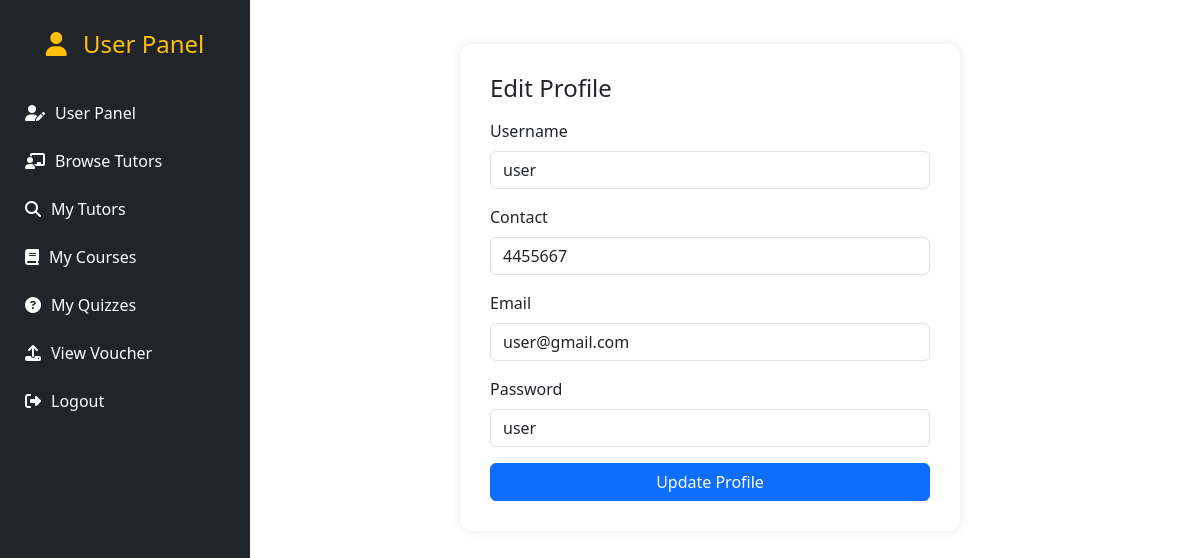
The page /User/edit_profile.php (signed in) on the database its author committed.
### tables this page shows
CREATE TABLE `users` (
  `id` int(11) NOT NULL,
  `username` varchar(50) NOT NULL,
  `email` varchar(100) NOT NULL,
  `password` varchar(255) NOT NULL,
  `contact` varchar(20) NOT NULL
);

### User/edit_profile.php (the view, shortened to what this page needs)
<?php
include '../db_connection.php';
$oldEmail = $_SESSION['email'];
$stmt = $conn->prepare("SELECT * FROM users WHERE email = ?");
$stmt->bind_param("s", $oldEmail);
$stmt->execute();
$result = $stmt->get_result();
$user = $result->fetch_assoc();
?>
<!DOCTYPE html>
<html lang="en">
<head>
    <link href="https://cdn.jsdelivr.net/npm/bootstrap@5.3.0/dist/css/bootstrap.min.css" rel="stylesheet">
</head>
<body>
    <?php include 'sidebar_user.php'; ?>
    <div class="main-content">
        <div class="container mt-4">
            <div class="form-box">
                <h4 class="mb-3">Edit Profile</h4>
                <form method="POST">
                    <div class="mb-3">
                        <label class="form-label">Username</label>
                        <input type="text" class="form-control" name="username" value="<?php echo $user['username']; ?>" required>
                    </div>
                    <div class="mb-3">
                        <label class="form-label">Contact</label>
                        <input type="text" class="form-control" name="contact" value="<?php echo $user['contact']; ?>" required>
                    </div>
                    <div class="mb-3">
                        <label class="form-label">Email</label>
                        <input type="email" class="form-control" name="email" value="<?php echo $user['email']; ?>" required>
                    </div>
                    <div class="mb-3">
                        <label class="form-label">Password</label>
                        <input type="text" class="form-control" name="password" value="<?php echo $user['password']; ?>" required>
                    </div>
                    <button type="submit" class="btn btn-primary w-100">Update Profile</button>
                </form>
            </div>
        </div>
    </div>
</body>
</html>

### User/edit_profile.php (style rules this page uses)
body { background-color: #f4f6f9; margin: 0; }
.main-content { margin-left: 220px; padding: 20px; }
.form-box { background-color: #fff; padding: 30px; border-radius: 12px; box-shadow: 0 0 10px rgba(0,0,0,0.1); max-width: 500px; margin: auto; }

### rows shown on the page
users: username "user", contact "4455667", email "user@gmail.com", password "user"
